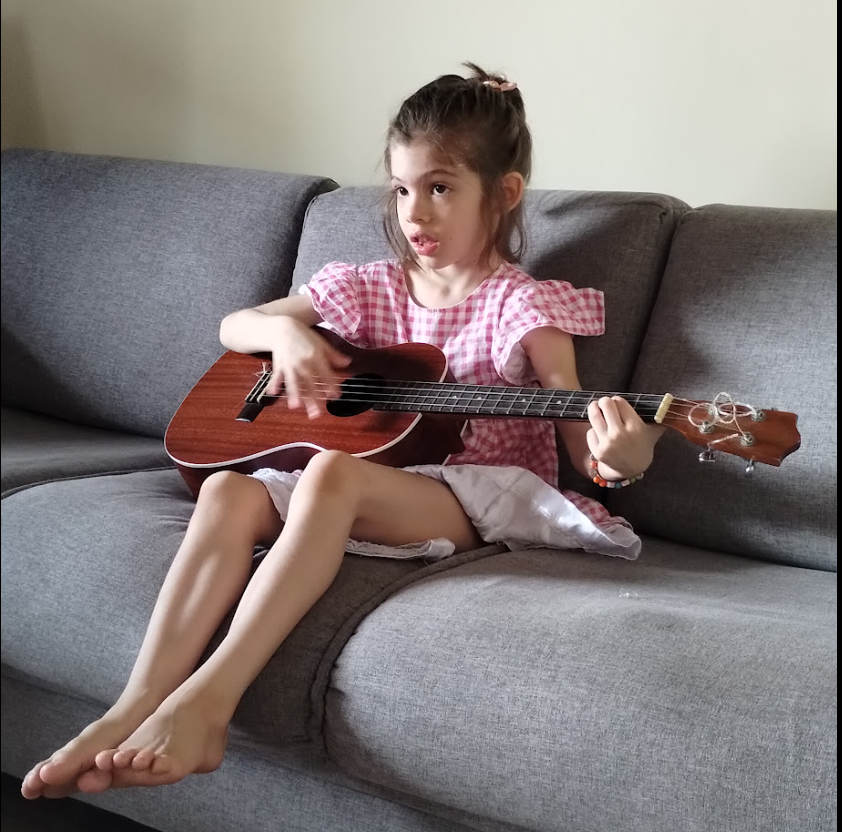
#> input picture julia.png, 842 x 832 px
$ jupyter execute dimensionalidade.ipynb
#> lines starting #> are read from the running program, lines starting #| are printed output that depends on the picture; after the words box and inside, x2 and y2 are one past the last pixel; in counts of white or black regions, pixels touching at a corner belong together
[cell 1]
import cv2 as cv
import matplotlib.pyplot as plt
import numpy as np

print(cv.__version__)

img = cv.imread('julia.png',0)
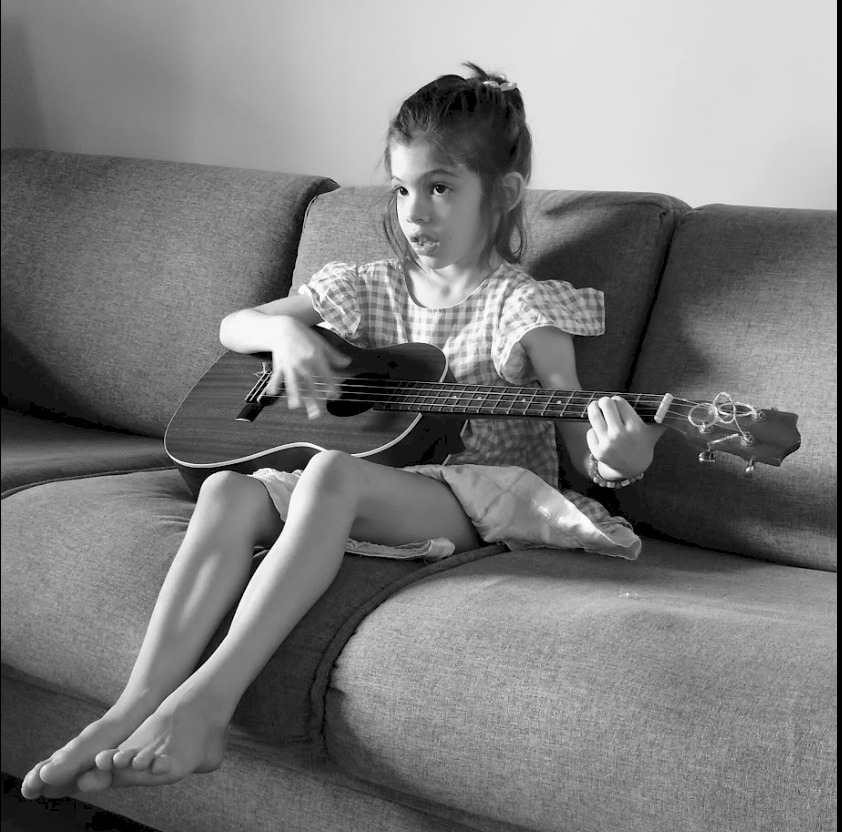
#> img: shape (832, 842); min 0, max 255, mean 124.3

[cell 2]
sobel = cv.Sobel(img, -1, 1, 1)
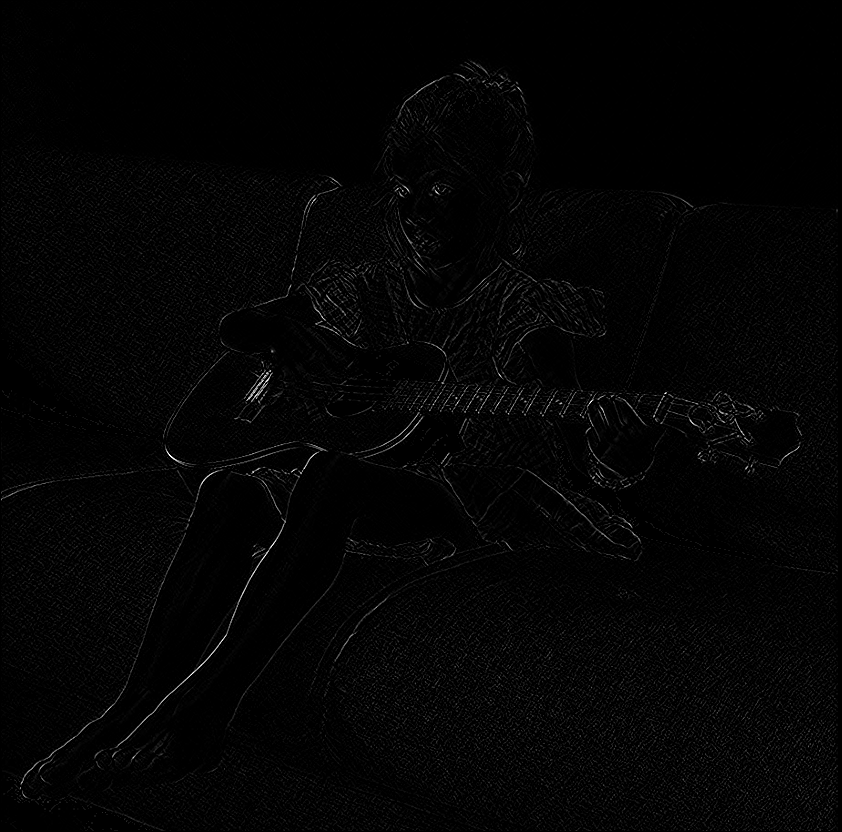
#> sobel: shape (832, 842); min 0, max 255, mean 4.2

fig, ax = plt.subplots(ncols=2,figsize=(15,5))
ax[0].imshow(img)
ax[0].set_title('Original')
ax[0].axis('off')
ax[1].imshow(img, cmap = 'gray')
ax[1].set_title('Original')
ax[1].axis('off')
plt.show()
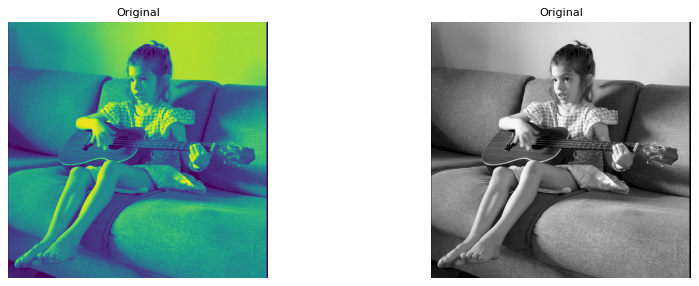
#> figure drawn by matplotlib, 2 panels

[cell 3]
edges = cv.Canny(img,100,200)
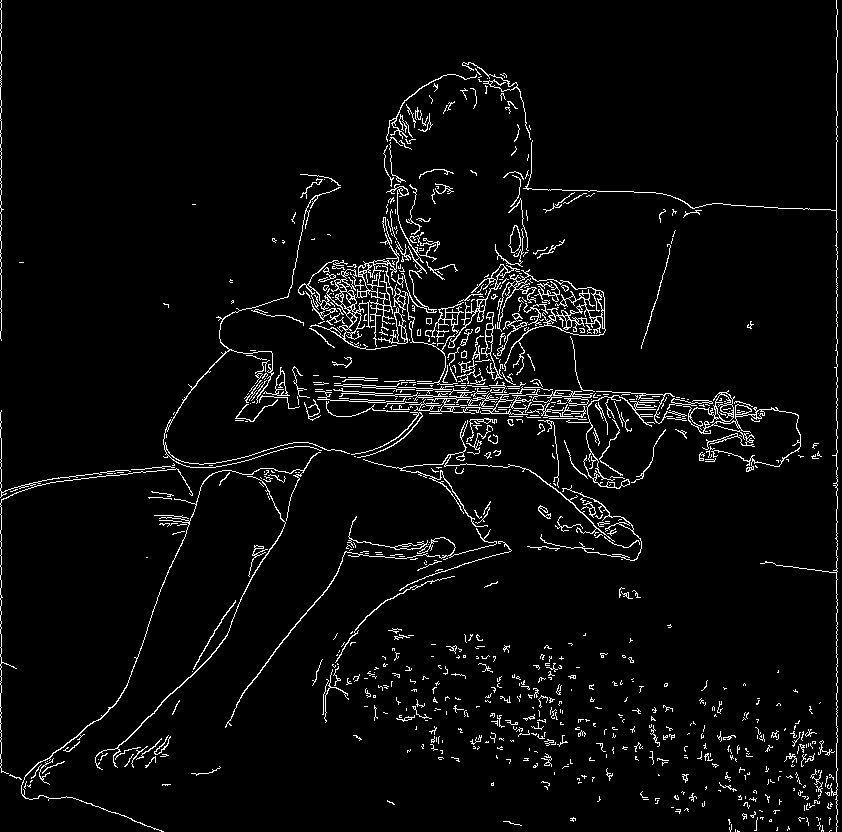
#> edges: shape (832, 842); 4.2% white in thin lines or dots

kernel = np.ones((5,5),np.uint8)
dilation = cv.dilate(edges,kernel,iterations = 1)
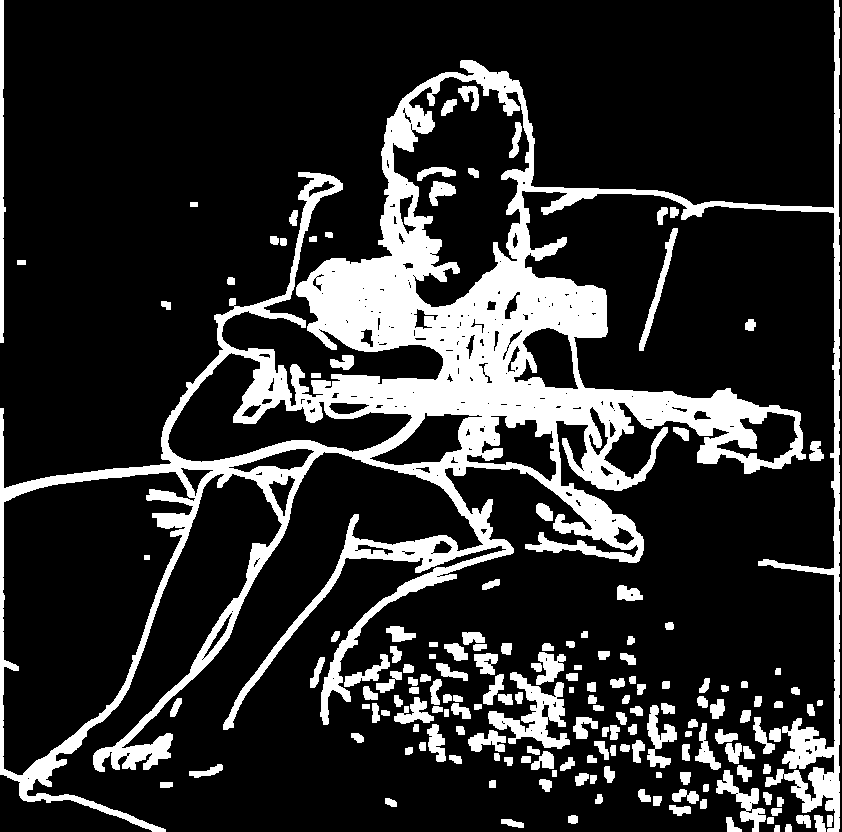
#> dilation: shape (832, 842); 18.5% white; 166 white regions, largest, box (x1, y1, x2, y2) and area: (0, 0, 840, 832) 102801, (488, 672, 570, 749) 2463, (0, 0, 6, 343) 1364
fig, ax = plt.subplots(ncols=2,figsize=(15,5))
ax[0].imshow(edges,cmap = 'gray')
ax[0].set_title('Original Edge')
ax[0].axis('off')
ax[1].imshow(dilation,cmap = 'gray')
ax[1].set_title('Dilated')
plt.axis('off')
plt.show()
